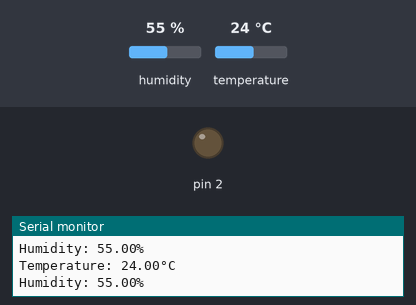
Recording of a sketch running on a simulated Arduino Uno, built with avr-gcc and run on an emulated ATmega328P. On the bench: output pins drawn as LEDs (lit = HIGH), the last lines printed to the serial monitor. Inputs (shaded band) come from the test bench; at power-on: humidity 55 %, temperature 24 °C.

Above: at 1.8 s.
1.9 s: humidity set to 52 %
3.4 s: humidity set to 49 %
At 4.7 s:
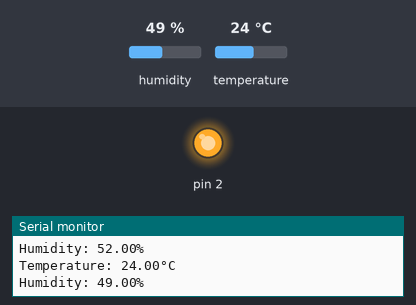
5.5 s: humidity set to 68 %
At 6.7 s:
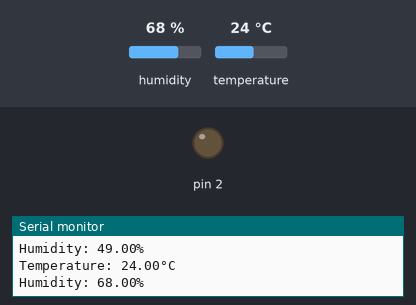
7.5 s: humidity set to 22 %
At 8.6 s:
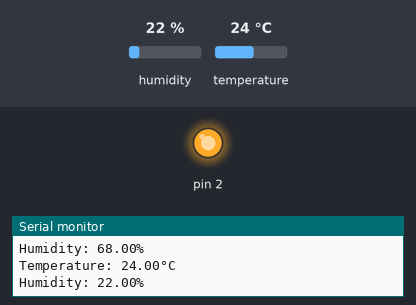
Timing chart, 0 to 10.5 s (numbered marks = the images above; inputs shaded):
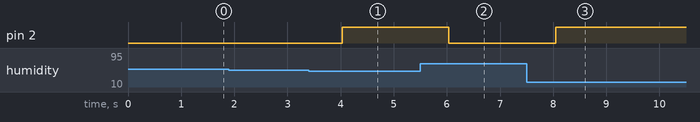

The sketch:

dht11-with-alarm.ino
```cpp
// (licence header left out)
// REQUIRES the following Arduino libraries:
// - DHT Sensor Library: https://github.com/adafruit/DHT-sensor-library
// - Adafruit Unified Sensor Lib: https://github.com/adafruit/Adafruit_Sensor

#include <Adafruit_Sensor.h>
#include <DHT.h>
#include <DHT_U.h>

#define DHTPIN 4     // Digital pin connected to the DHT sensor
#define DHTTYPE    DHT11     // DHT 11

// See guide for details on sensor wiring and usage:
//   https://learn.adafruit.com/dht/overview

DHT_Unified dht(DHTPIN, DHTTYPE);

uint32_t delayMS;

void setup() {
  Serial.begin(115200);
  dht.begin();
  Serial.println(F("DHTxx Unified Sensor Example"));
  pinMode(2, OUTPUT);
  digitalWrite(2, 1);
}

void loop() {
  sensors_event_t event;
  dht.temperature().getEvent(&event);
  if (isnan(event.temperature)) {
    Serial.println(F("Error reading temperature!"));
  }
  else {
    Serial.print(F("Temperature: "));
    Serial.print(event.temperature);
    Serial.println(F("°C"));
  }
  // Get humidity event and print its value.
  dht.humidity().getEvent(&event);
  if (isnan(event.relative_humidity)) {
    Serial.println(F("Error reading humidity!"));
  }
  else {
    Serial.print(F("Humidity: "));
    Serial.print(event.relative_humidity);
    Serial.println(F("%"));
  }
  if (event.relative_humidity> 50) digitalWrite(2, 0);
  else digitalWrite(2, 1);
  delay(1000);
}
```

Measured:
- the behaviour switches between 51 and 50 % on humidity (found by bisection; images 0 and 1)
- after the input at 3.4 s, pin 2: LOW → HIGH after 0.63 s
- after the input at 5.5 s, pin 2: HIGH → LOW after 0.54 s
- after the input at 7.5 s, pin 2: LOW → HIGH after 0.55 s
